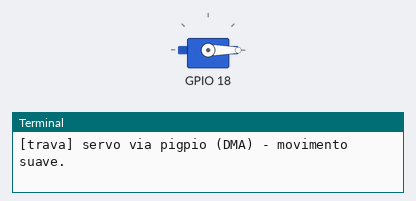
The program below on a simulated Raspberry Pi (BCM pin numbers). Shown: servo, the last lines printed to the terminal. Servo angles are drawn from the pulse width (0.5 ms = 0°, 2.5 ms = 180°). At 5.5 s the program stops and its outputs stay as they are.

Above: at 0.1 s.
At 1.9 s:
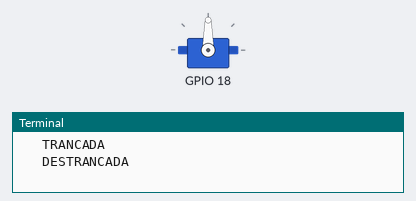
Timing chart, 0 to 5.2 s (numbered marks = the images above):
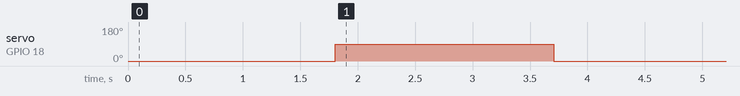

Measured:
- by itself, servo on GPIO 18: 0° → 90° at 1.8 s, → 0° 1.9 s later

The program:

trava.py
```python
#!/usr/bin/env python3
"""
Controle ISOLADO do atuador da tranca (o "ferrolho" que abre/fecha).
Experiencia 8 (PCS3732) - item "Implemente isoladamente o controle de cada
componente" -> aqui a TRANCA / LOCK MECH (RF05: acionamento ao validar a senha).

Dois tipos, escolhidos por --tipo:
  servo (PADRAO): servomotor SG90 movimenta o ferrolho.
                  trancada = 0 graus ; destrancada = 90 graus.
                  Backend automatico: pigpio (pulso por DMA, suave) se o daemon
                  estiver no ar; senao RPi.GPIO (PWM por software, com tremor) -
                  mesma hierarquia discutida na Experiencia 7.
  rele  : rele/solenoide acionado por 1 GPIO digital (destrancada = acionado).

Uso:
  python3 trava.py                 # servo: tranca -> destranca -> tranca
  python3 trava.py --pino 18
  python3 trava.py --tipo rele --pino 18
"""

import time
import argparse

FREQ_HZ         = 50            # base do SG90 (periodo 20 ms)
ANG_TRANCADA    = 0
ANG_DESTRANCADA = 90
MIN_US, MAX_US  = 500, 2500     # calibracao de largura de pulso (0..180 graus)


def _ang_para_us(ang):
    ang = max(0.0, min(180.0, ang))
    return MIN_US + (ang / 180.0) * (MAX_US - MIN_US)


class Trava:
    """Atuador da tranca: expoe trancar() / destrancar()."""

    def __init__(self, tipo="servo", pino=18, rele_ativo_alto=True, setup_gpio=True):
        self.tipo, self.pino = tipo, pino
        self.rele_ativo_alto = rele_ativo_alto
        self.backend = None
        self._trancada = True
        if tipo == "servo":
            self._init_servo(setup_gpio)
        elif tipo == "rele":
            self._init_rele(setup_gpio)
        else:
            raise ValueError("tipo deve ser 'servo' ou 'rele'")
        self.trancar()

    # -- servo: pigpio (suave) com fallback RPi.GPIO -------------------------
    def _init_servo(self, setup_gpio):
        try:
            import pigpio
            pi = pigpio.pi()
            if pi.connected:
                self._pi = pi
                self.backend = "pigpio"
                print("[trava] servo via pigpio (DMA) - movimento suave.")
                return
        except ImportError:
            pass
        import RPi.GPIO as GPIO
        self._GPIO = GPIO
        if setup_gpio:
            GPIO.setmode(GPIO.BCM)
            GPIO.setwarnings(False)
        GPIO.setup(self.pino, GPIO.OUT)
        self._pwm = GPIO.PWM(self.pino, FREQ_HZ)
        self._pwm.start(0)
        self.backend = "RPi.GPIO"
        print("[trava] servo via RPi.GPIO (PWM por software) - pode tremer.")

    def _init_rele(self, setup_gpio):
        import RPi.GPIO as GPIO
        self._GPIO = GPIO
        if setup_gpio:
            GPIO.setmode(GPIO.BCM)
            GPIO.setwarnings(False)
        nivel_repouso = GPIO.LOW if self.rele_ativo_alto else GPIO.HIGH
        GPIO.setup(self.pino, GPIO.OUT, initial=nivel_repouso)
        self.backend = "rele"

    def _servo_para(self, ang):
        us = _ang_para_us(ang)
        if self.backend == "pigpio":
            self._pi.set_servo_pulsewidth(self.pino, us)
        else:
            self._pwm.ChangeDutyCycle(us / 200.0)   # us / 20000us * 100
        time.sleep(0.4)                              # tempo p/ o servo chegar
        if self.backend == "pigpio":
            self._pi.set_servo_pulsewidth(self.pino, 0)   # relaxa (menos tremor)
        else:
            self._pwm.ChangeDutyCycle(0)

    def _rele(self, acionado):
        on = self._GPIO.HIGH if self.rele_ativo_alto else self._GPIO.LOW
        off = self._GPIO.LOW if self.rele_ativo_alto else self._GPIO.HIGH
        self._GPIO.output(self.pino, on if acionado else off)

    # -- API de alto nivel ---------------------------------------------------
    def trancar(self):
        if self.tipo == "servo":
            self._servo_para(ANG_TRANCADA)
        else:
            self._rele(False)
        self._trancada = True

    def destrancar(self):
        if self.tipo == "servo":
            self._servo_para(ANG_DESTRANCADA)
        else:
            self._rele(True)
        self._trancada = False

    def esta_trancada(self):
        return self._trancada

    def close(self):
        try:
            self.trancar()
        finally:
            if self.backend == "pigpio":
                self._pi.set_servo_pulsewidth(self.pino, 0)
                self._pi.stop()
            elif self.backend == "RPi.GPIO":
                self._pwm.stop()
                self._GPIO.cleanup()
            else:
                self._GPIO.cleanup()


def main():
    p = argparse.ArgumentParser(description="Teste isolado do atuador da tranca.")
    p.add_argument("--tipo", choices=["servo", "rele"], default="servo")
    p.add_argument("--pino", type=int, default=18, help="GPIO (BCM) do atuador.")
    args = p.parse_args()

    tr = Trava(tipo=args.tipo, pino=args.pino)
    print(f"==== Teste de Tranca (Exp 8) - tipo '{args.tipo}' GPIO{args.pino} ====")
    try:
        print("   TRANCADA");   tr.trancar();    time.sleep(1.0)
        print("   DESTRANCADA"); tr.destrancar(); time.sleep(1.5)
        print("   TRANCADA");   tr.trancar();    time.sleep(1.0)
        print("\nConcluido.")
    except KeyboardInterrupt:
        print("\nInterrompido.")
    finally:
        tr.close()


if __name__ == "__main__":
    main()
```
